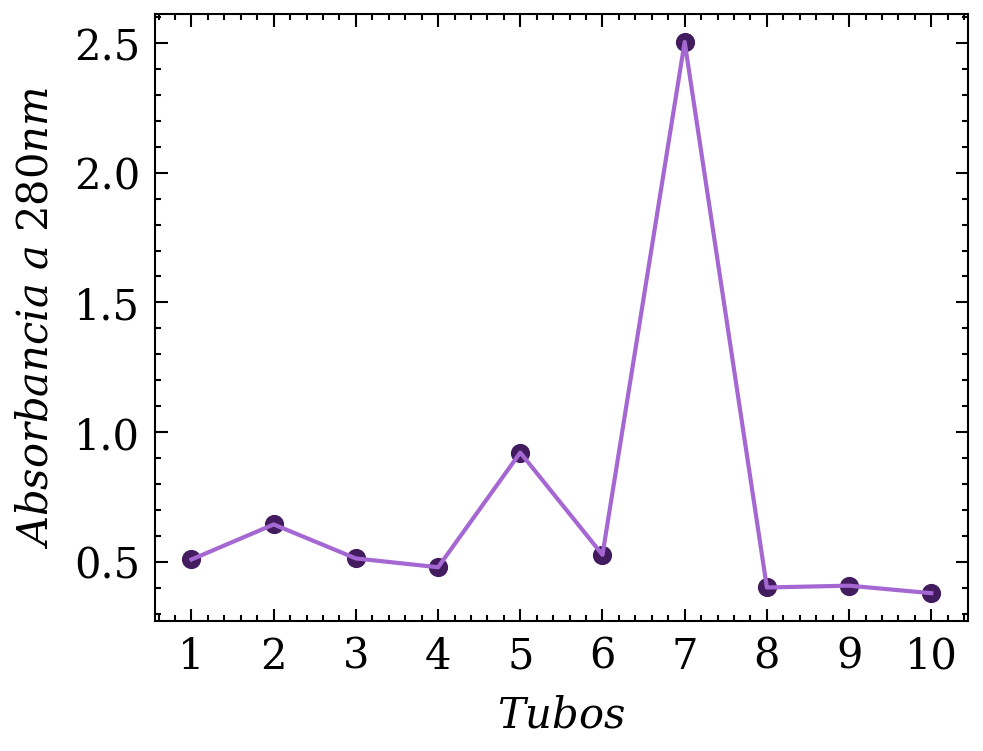

Python code for this plot:
import matplotlib.pyplot as plt
import numpy as np

def main():
    
    plt.style.use(['science','no-latex'])
    
    muestras = np.linspace(1,10,10, dtype=int)
    absorbancias = np.array([0.509,0.644,0.513,0.479,0.921,0.527,2.504,0.401,0.408,0.379])
    
    fig = plt.figure()
    ax = fig.add_subplot()
    ax.set_xlabel(r'$Tubos$',fontsize=10)
    ax.set_ylabel('$Absorbancia \,\, a \,\, 280nm$',fontsize=10)
    ax.set_xticks(muestras)
    ax.set_xticklabels(muestras)
    
    ax.scatter(muestras, absorbancias, c='#421C5E',s=13, marker='o')              
    plt.plot(muestras, absorbancias, c='#A568D2')

    plt.savefig('cromatografia.png', dpi=300, bbox_inches='tight')
    
    plt.show()

        
if __name__ == "__main__":
    main()
    